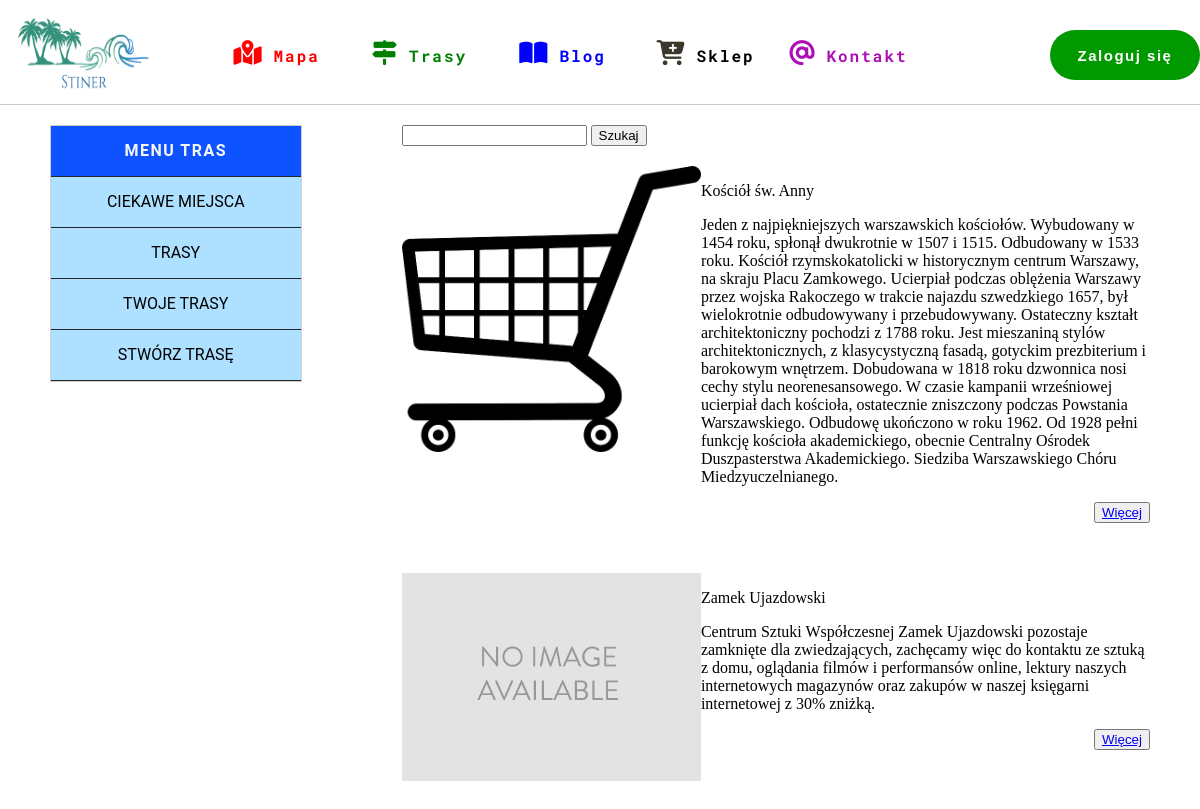
/trails/points/, run on an earlier commit of the app's database.
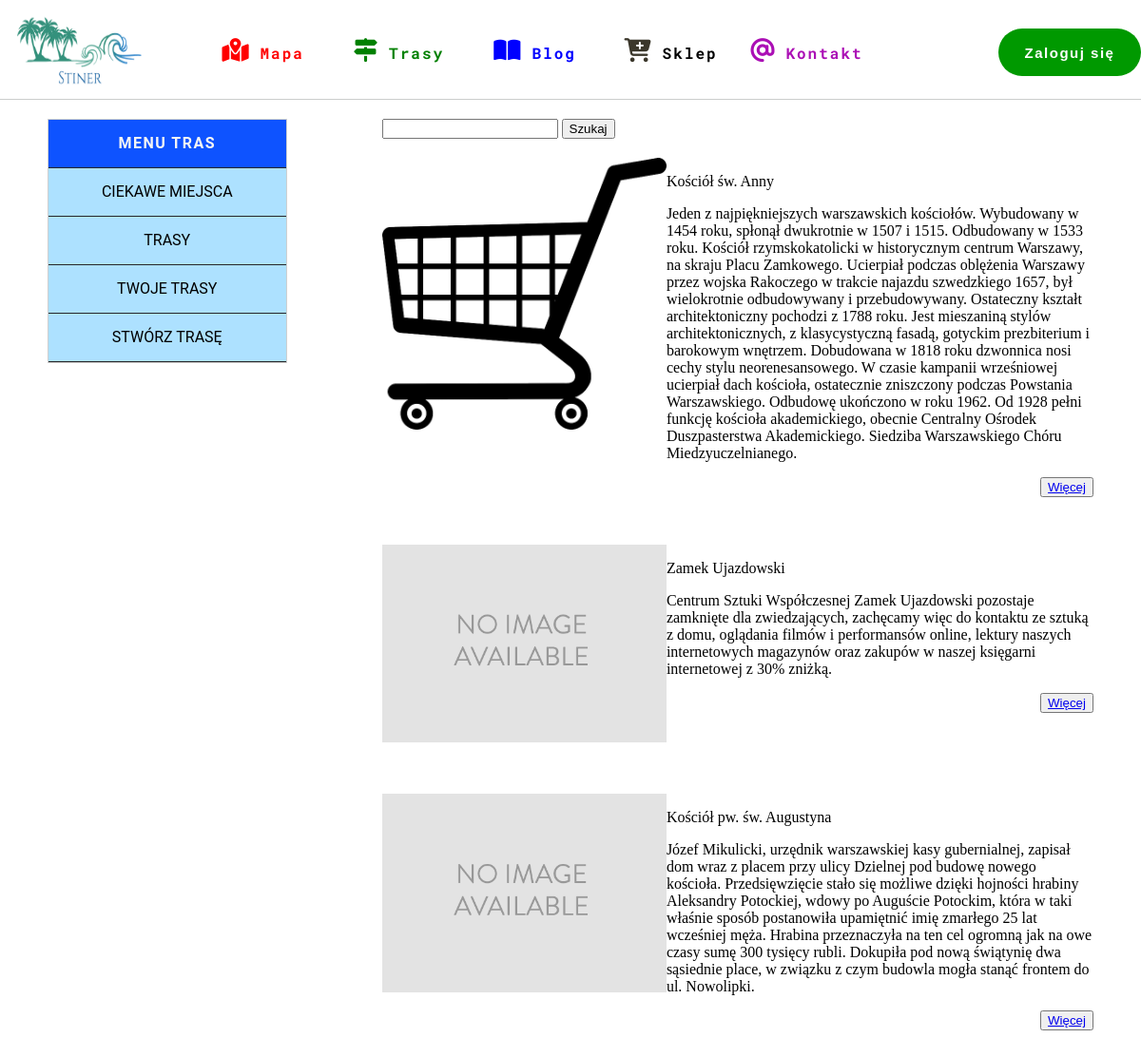
And on a later commit of the database.
### map/models.py (models this page shows, shortened)
class Point(models.Model):
    TYPE_POINT = (
        ('castle', 'Zamek'),
        ('church', 'Kościół')
    )
    name = models.CharField(max_length=30)
    coordinateX = models.CharField(max_length=30)
    coordinateY = models.CharField(max_length=30)
    image = models.ImageField(upload_to='media/img_point/%Y/%m%d')
    descriptions = models.TextField()
    type = models.CharField(max_length=10, choices=TYPE_POINT)
    trails = models.ManyToManyField(Trail)

### trails/views.py (the view)
# urls.py: path('points/', views.PointsListView.as_view(), name='points'),
class PointsListView(ListView):
    template_name = 'points/points.html'
    list = Point.objects.all()
    def get(self, request, *args, **kwargs):
        template_name = 'points/points.html'
        query = request.GET.get('search')
        if query:
            self.list = self.list.filter(name__contains=query)
        return render(request, template_name,
                      {'list': self.list})

### trails/templates/points/points.html
{% extends 'base_trail.html' %}
{% block content %}
    <div class="search_points">
        <form action="" method="GET">
            <input type="text" name="search">
            <button class="search">Szukaj</button>
        </form>
    </div>
    {% for element in list %}
        <div class="point">
            <div class="image_point"><img src="{{element.image.url}}" alt=""></div>
            <div class="point_descriptions">
                <p>{{element.name}}</p>
                <p>{{element.descriptions}}</p>
                 <div class="point_descriptions_more"><button><a href="{% url 'trails:point_detail' element.id %}">Więcej</a></button></div>
            </div>
        </div>
    {% endfor %}
{% endblock %}

What changed in the data, as far as the page shows it:
added Point: image (placeholder picture), name "Kościół pw. św. Augustyna", descriptions "Józef Mikulicki, urzędnik warszawskiej kasy gubernialnej, zapisał dom wraz z placem przy ulicy Dzielnej pod budowę nowego kościoła. Przedsięwzięcie stało się możliwe dzięki hojności hrabiny Aleksandry Potockiej, wdowy po Auguście Potockim, która w taki właśnie sposób postanowiła upamiętnić imię zmarłego 25 lat wcześniej męża. Hrabina przeznaczyła na ten cel ogromną jak na owe czasy sumę 300 tysięcy rubli. Dokupiła pod nową świątynię dwa sąsiednie place, w związku z czym budowla mogła stanąć frontem do ul. Nowolipki."
